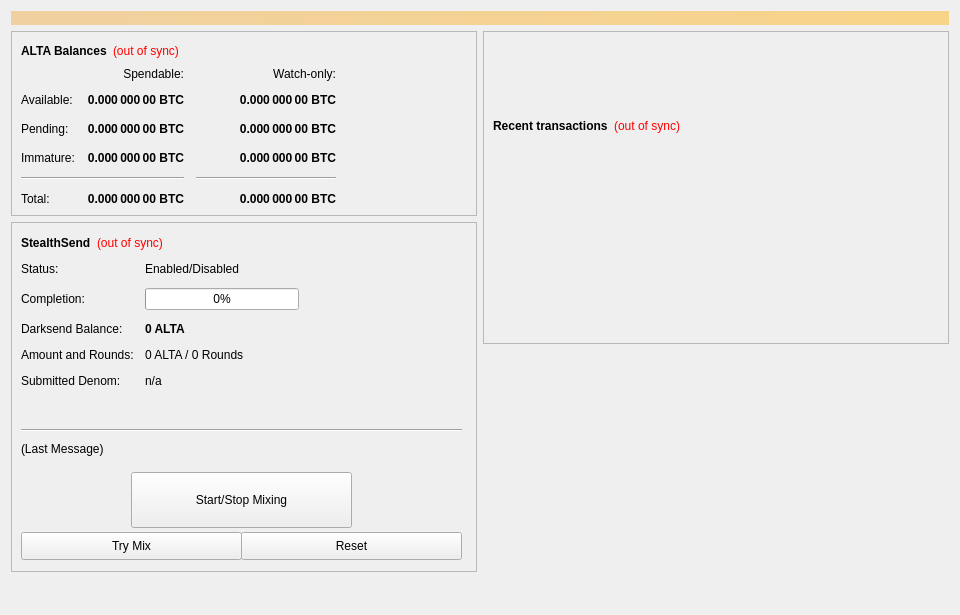
<?xml version="1.0" encoding="UTF-8"?>
<ui version="4.0">
 <class>OverviewPage</class>
 <widget class="QWidget" name="OverviewPage">
  <property name="geometry">
   <rect>
    <x>0</x>
    <y>0</y>
    <width>960</width>
    <height>615</height>
   </rect>
  </property>
  <property name="minimumSize">
   <size>
    <width>960</width>
    <height>0</height>
   </size>
  </property>
  <property name="windowTitle">
   <string>Form</string>
  </property>
  <layout class="QVBoxLayout" name="topLayout">
   <item>
    <widget class="QLabel" name="labelAlerts">
     <property name="visible">
      <bool>false</bool>
     </property>
     <property name="styleSheet">
      <string notr="true">background-color: qlineargradient(x1: 0, y1: 0, x2: 1, y2: 0, stop:0 #F0D0A0, stop:1 #F8D488); color:#000000;</string>
     </property>
     <property name="wordWrap">
      <bool>true</bool>
     </property>
     <property name="margin">
      <number>3</number>
     </property>
    </widget>
   </item>
   <item>
    <layout class="QHBoxLayout" name="horizontalLayout" stretch="1,1">
     <item>
      <layout class="QVBoxLayout" name="verticalLayout_2">
       <item>
        <widget class="QFrame" name="frame">
         <property name="frameShape">
          <enum>QFrame::StyledPanel</enum>
         </property>
         <property name="frameShadow">
          <enum>QFrame::Raised</enum>
         </property>
         <layout class="QVBoxLayout" name="verticalLayout_4">
          <item>
           <layout class="QHBoxLayout" name="horizontalLayout_4">
            <item>
             <widget class="QLabel" name="label_5">
              <property name="font">
               <font>
                <weight>75</weight>
                <bold>true</bold>
               </font>
              </property>
              <property name="text">
               <string>ALTA Balances</string>
              </property>
             </widget>
            </item>
            <item>
             <widget class="QLabel" name="labelWalletStatus">
              <property name="cursor">
               <cursorShape>WhatsThisCursor</cursorShape>
              </property>
              <property name="toolTip">
               <string>The displayed information may be out of date. Your wallet automatically synchronizes with the ALTA network after a connection is established, but this process has not completed yet.</string>
              </property>
              <property name="styleSheet">
               <string notr="true">QLabel { color: red; }</string>
              </property>
              <property name="text">
               <string notr="true">(out of sync)</string>
              </property>
              <property name="alignment">
               <set>Qt::AlignLeading|Qt::AlignLeft|Qt::AlignVCenter</set>
              </property>
             </widget>
            </item>
            <item>
             <spacer name="horizontalSpacer_3">
              <property name="orientation">
               <enum>Qt::Horizontal</enum>
              </property>
              <property name="sizeHint" stdset="0">
               <size>
                <width>40</width>
                <height>20</height>
               </size>
              </property>
             </spacer>
            </item>
           </layout>
          </item>
          <item>
           <layout class="QGridLayout" name="gridLayout">
            <property name="spacing">
             <number>12</number>
            </property>
            <item row="2" column="2">
             <widget class="QLabel" name="labelWatchPending">
              <property name="font">
               <font>
                <weight>75</weight>
                <bold>true</bold>
               </font>
              </property>
              <property name="cursor">
               <cursorShape>IBeamCursor</cursorShape>
              </property>
              <property name="toolTip">
               <string>Unconfirmed transactions to watch-only addresses</string>
              </property>
              <property name="text">
               <string notr="true">0.000 000 00 BTC</string>
              </property>
              <property name="alignment">
               <set>Qt::AlignRight|Qt::AlignTrailing|Qt::AlignVCenter</set>
              </property>
              <property name="textInteractionFlags">
               <set>Qt::LinksAccessibleByMouse|Qt::TextSelectableByKeyboard|Qt::TextSelectableByMouse</set>
              </property>
             </widget>
            </item>
            <item row="2" column="1">
             <widget class="QLabel" name="labelUnconfirmed">
              <property name="font">
               <font>
                <weight>75</weight>
                <bold>true</bold>
               </font>
              </property>
              <property name="cursor">
               <cursorShape>IBeamCursor</cursorShape>
              </property>
              <property name="toolTip">
               <string>Total of transactions that have yet to be confirmed, and do not yet count toward the spendable balance</string>
              </property>
              <property name="text">
               <string notr="true">0.000 000 00 BTC</string>
              </property>
              <property name="alignment">
               <set>Qt::AlignRight|Qt::AlignTrailing|Qt::AlignVCenter</set>
              </property>
              <property name="textInteractionFlags">
               <set>Qt::LinksAccessibleByMouse|Qt::TextSelectableByKeyboard|Qt::TextSelectableByMouse</set>
              </property>
             </widget>
            </item>
            <item row="3" column="2">
             <widget class="QLabel" name="labelWatchImmature">
              <property name="font">
               <font>
                <weight>75</weight>
                <bold>true</bold>
               </font>
              </property>
              <property name="cursor">
               <cursorShape>IBeamCursor</cursorShape>
              </property>
              <property name="toolTip">
               <string>Staked or masternode rewards in watch-only addresses that has not yet matured</string>
              </property>
              <property name="text">
               <string notr="true">0.000 000 00 BTC</string>
              </property>
              <property name="alignment">
               <set>Qt::AlignRight|Qt::AlignTrailing|Qt::AlignVCenter</set>
              </property>
              <property name="textInteractionFlags">
               <set>Qt::LinksAccessibleByMouse|Qt::TextSelectableByKeyboard|Qt::TextSelectableByMouse</set>
              </property>
             </widget>
            </item>
            <item row="4" column="0" colspan="2">
             <widget class="Line" name="lineSpendableBalance">
              <property name="orientation">
               <enum>Qt::Horizontal</enum>
              </property>
             </widget>
            </item>
            <item row="4" column="2">
             <widget class="Line" name="lineWatchBalance">
              <property name="sizePolicy">
               <sizepolicy hsizetype="Preferred" vsizetype="Fixed">
                <horstretch>0</horstretch>
                <verstretch>0</verstretch>
               </sizepolicy>
              </property>
              <property name="minimumSize">
               <size>
                <width>140</width>
                <height>0</height>
               </size>
              </property>
              <property name="orientation">
               <enum>Qt::Horizontal</enum>
              </property>
             </widget>
            </item>
            <item row="5" column="0">
             <widget class="QLabel" name="labelTotalText">
              <property name="text">
               <string>Total:</string>
              </property>
             </widget>
            </item>
            <item row="3" column="1">
             <widget class="QLabel" name="labelImmature">
              <property name="font">
               <font>
                <weight>75</weight>
                <bold>true</bold>
               </font>
              </property>
              <property name="cursor">
               <cursorShape>IBeamCursor</cursorShape>
              </property>
              <property name="toolTip">
               <string>Staked or masternode rewards that has not yet matured</string>
              </property>
              <property name="text">
               <string notr="true">0.000 000 00 BTC</string>
              </property>
              <property name="alignment">
               <set>Qt::AlignRight|Qt::AlignTrailing|Qt::AlignVCenter</set>
              </property>
              <property name="textInteractionFlags">
               <set>Qt::LinksAccessibleByMouse|Qt::TextSelectableByKeyboard|Qt::TextSelectableByMouse</set>
              </property>
             </widget>
            </item>
            <item row="2" column="3">
             <spacer name="horizontalSpacer_2">
              <property name="orientation">
               <enum>Qt::Horizontal</enum>
              </property>
              <property name="sizeHint" stdset="0">
               <size>
                <width>40</width>
                <height>20</height>
               </size>
              </property>
             </spacer>
            </item>
            <item row="3" column="0">
             <widget class="QLabel" name="labelImmatureText">
              <property name="text">
               <string>Immature:</string>
              </property>
             </widget>
            </item>
            <item row="5" column="1">
             <widget class="QLabel" name="labelTotal">
              <property name="font">
               <font>
                <weight>75</weight>
                <bold>true</bold>
               </font>
              </property>
              <property name="cursor">
               <cursorShape>IBeamCursor</cursorShape>
              </property>
              <property name="toolTip">
               <string>Your current total balance</string>
              </property>
              <property name="text">
               <string notr="true">0.000 000 00 BTC</string>
              </property>
              <property name="alignment">
               <set>Qt::AlignRight|Qt::AlignTrailing|Qt::AlignVCenter</set>
              </property>
              <property name="textInteractionFlags">
               <set>Qt::LinksAccessibleByMouse|Qt::TextSelectableByKeyboard|Qt::TextSelectableByMouse</set>
              </property>
             </widget>
            </item>
            <item row="5" column="2">
             <widget class="QLabel" name="labelWatchTotal">
              <property name="font">
               <font>
                <weight>75</weight>
                <bold>true</bold>
               </font>
              </property>
              <property name="cursor">
               <cursorShape>IBeamCursor</cursorShape>
              </property>
              <property name="toolTip">
               <string>Current total balance in watch-only addresses</string>
              </property>
              <property name="text">
               <string notr="true">0.000 000 00 BTC</string>
              </property>
              <property name="alignment">
               <set>Qt::AlignRight|Qt::AlignTrailing|Qt::AlignVCenter</set>
              </property>
              <property name="textInteractionFlags">
               <set>Qt::LinksAccessibleByMouse|Qt::TextSelectableByKeyboard|Qt::TextSelectableByMouse</set>
              </property>
             </widget>
            </item>
            <item row="0" column="2">
             <widget class="QLabel" name="labelWatchonly">
              <property name="text">
               <string>Watch-only:</string>
              </property>
              <property name="alignment">
               <set>Qt::AlignRight|Qt::AlignTrailing|Qt::AlignVCenter</set>
              </property>
             </widget>
            </item>
            <item row="1" column="0">
             <widget class="QLabel" name="labelBalanceText">
              <property name="text">
               <string>Available:</string>
              </property>
             </widget>
            </item>
            <item row="1" column="1">
             <widget class="QLabel" name="labelBalance">
              <property name="font">
               <font>
                <weight>75</weight>
                <bold>true</bold>
               </font>
              </property>
              <property name="cursor">
               <cursorShape>IBeamCursor</cursorShape>
              </property>
              <property name="toolTip">
               <string>Your current spendable balance</string>
              </property>
              <property name="text">
               <string notr="true">0.000 000 00 BTC</string>
              </property>
              <property name="alignment">
               <set>Qt::AlignRight|Qt::AlignTrailing|Qt::AlignVCenter</set>
              </property>
              <property name="textInteractionFlags">
               <set>Qt::LinksAccessibleByMouse|Qt::TextSelectableByKeyboard|Qt::TextSelectableByMouse</set>
              </property>
             </widget>
            </item>
            <item row="1" column="2">
             <widget class="QLabel" name="labelWatchAvailable">
              <property name="font">
               <font>
                <weight>75</weight>
                <bold>true</bold>
               </font>
              </property>
              <property name="cursor">
               <cursorShape>IBeamCursor</cursorShape>
              </property>
              <property name="toolTip">
               <string>Your current balance in watch-only addresses</string>
              </property>
              <property name="text">
               <string notr="true">0.000 000 00 BTC</string>
              </property>
              <property name="alignment">
               <set>Qt::AlignRight|Qt::AlignTrailing|Qt::AlignVCenter</set>
              </property>
              <property name="textInteractionFlags">
               <set>Qt::LinksAccessibleByMouse|Qt::TextSelectableByKeyboard|Qt::TextSelectableByMouse</set>
              </property>
             </widget>
            </item>
            <item row="2" column="0">
             <widget class="QLabel" name="labelPendingText">
              <property name="text">
               <string>Pending:</string>
              </property>
             </widget>
            </item>
            <item row="0" column="1">
             <widget class="QLabel" name="labelSpendable">
              <property name="text">
               <string>Spendable:</string>
              </property>
              <property name="alignment">
               <set>Qt::AlignRight|Qt::AlignTrailing|Qt::AlignVCenter</set>
              </property>
             </widget>
            </item>
           </layout>
          </item>
         </layout>
        </widget>
       </item>
       <item>
        <widget class="QFrame" name="frameDarksend">
         <property name="minimumSize">
          <size>
           <width>0</width>
           <height>350</height>
          </size>
         </property>
         <property name="layoutDirection">
          <enum>Qt::LeftToRight</enum>
         </property>
         <property name="frameShape">
          <enum>QFrame::StyledPanel</enum>
         </property>
         <property name="frameShadow">
          <enum>QFrame::Raised</enum>
         </property>
         <widget class="QWidget" name="formLayoutWidget">
          <property name="geometry">
           <rect>
            <x>10</x>
            <y>40</y>
            <width>451</width>
            <height>161</height>
           </rect>
          </property>
          <layout class="QFormLayout" name="formLayout">
           <property name="fieldGrowthPolicy">
            <enum>QFormLayout::AllNonFixedFieldsGrow</enum>
           </property>
           <property name="horizontalSpacing">
            <number>11</number>
           </property>
           <property name="verticalSpacing">
            <number>12</number>
           </property>
           <item row="0" column="0">
            <widget class="QLabel" name="label_6">
             <property name="text">
              <string>Status:</string>
             </property>
            </widget>
           </item>
           <item row="1" column="0">
            <widget class="QLabel" name="label_7">
             <property name="text">
              <string>Completion:</string>
             </property>
            </widget>
           </item>
           <item row="1" column="1">
            <widget class="QProgressBar" name="DarksendProgress">
             <property name="maximumSize">
              <size>
               <width>154</width>
               <height>16777215</height>
              </size>
             </property>
             <property name="value">
              <number>0</number>
             </property>
            </widget>
           </item>
           <item row="2" column="0">
            <widget class="QLabel" name="labelAnonymizedText">
             <property name="text">
              <string>Darksend Balance:</string>
             </property>
            </widget>
           </item>
           <item row="2" column="1">
            <widget class="QLabel" name="labelAnonymized">
             <property name="font">
              <font>
               <weight>75</weight>
               <bold>true</bold>
              </font>
             </property>
             <property name="text">
              <string notr="true">0 ALTA</string>
             </property>
            </widget>
           </item>
           <item row="3" column="0">
            <widget class="QLabel" name="label_8">
             <property name="text">
              <string>Amount and Rounds:</string>
             </property>
            </widget>
           </item>
           <item row="3" column="1">
            <widget class="QLabel" name="labelAmountRounds">
             <property name="text">
              <string>0 ALTA / 0 Rounds</string>
             </property>
            </widget>
           </item>
           <item row="4" column="0">
            <widget class="QLabel" name="label_9">
             <property name="text">
              <string>Submitted Denom:</string>
             </property>
            </widget>
           </item>
           <item row="4" column="1">
            <widget class="QLabel" name="labelSubmittedDenom">
             <property name="toolTip">
              <string>The denominations you submitted to the Masternode.&lt;br&gt;To mix, other users must submit the exact same denominations.</string>
             </property>
             <property name="text">
              <string>n/a</string>
             </property>
            </widget>
           </item>
           <item row="0" column="1">
            <widget class="QLabel" name="DarksendEnabled">
             <property name="text">
              <string>Enabled/Disabled</string>
             </property>
            </widget>
           </item>
          </layout>
         </widget>
         <widget class="QPushButton" name="runAutoDenom">
          <property name="geometry">
           <rect>
            <x>251</x>
            <y>17</y>
            <width>1</width>
            <height>1</height>
           </rect>
          </property>
          <property name="palette">
           <palette>
            <active>
             <colorrole role="WindowText">
              <brush brushstyle="SolidPattern">
               <color alpha="255">
                <red>0</red>
                <green>0</green>
                <blue>0</blue>
               </color>
              </brush>
             </colorrole>
             <colorrole role="Button">
              <brush brushstyle="SolidPattern">
               <color alpha="255">
                <red>239</red>
                <green>238</green>
                <blue>238</blue>
               </color>
              </brush>
             </colorrole>
             <colorrole role="Light">
              <brush brushstyle="SolidPattern">
               <color alpha="255">
                <red>255</red>
                <green>255</green>
                <blue>255</blue>
               </color>
              </brush>
             </colorrole>
             <colorrole role="Midlight">
              <brush brushstyle="SolidPattern">
               <color alpha="255">
                <red>247</red>
                <green>246</green>
                <blue>246</blue>
               </color>
              </brush>
             </colorrole>
             <colorrole role="Dark">
              <brush brushstyle="SolidPattern">
               <color alpha="255">
                <red>119</red>
                <green>119</green>
                <blue>119</blue>
               </color>
              </brush>
             </colorrole>
             <colorrole role="Mid">
              <brush brushstyle="SolidPattern">
               <color alpha="255">
                <red>159</red>
                <green>159</green>
                <blue>159</blue>
               </color>
              </brush>
             </colorrole>
             <colorrole role="Text">
              <brush brushstyle="SolidPattern">
               <color alpha="255">
                <red>0</red>
                <green>0</green>
                <blue>0</blue>
               </color>
              </brush>
             </colorrole>
             <colorrole role="BrightText">
              <brush brushstyle="SolidPattern">
               <color alpha="255">
                <red>255</red>
                <green>255</green>
                <blue>255</blue>
               </color>
              </brush>
             </colorrole>
             <colorrole role="ButtonText">
              <brush brushstyle="SolidPattern">
               <color alpha="255">
                <red>0</red>
                <green>0</green>
                <blue>0</blue>
               </color>
              </brush>
             </colorrole>
             <colorrole role="Base">
              <brush brushstyle="SolidPattern">
               <color alpha="255">
                <red>255</red>
                <green>255</green>
                <blue>255</blue>
               </color>
              </brush>
             </colorrole>
             <colorrole role="Window">
              <brush brushstyle="SolidPattern">
               <color alpha="255">
                <red>239</red>
                <green>238</green>
                <blue>238</blue>
               </color>
              </brush>
             </colorrole>
             <colorrole role="Shadow">
              <brush brushstyle="SolidPattern">
               <color alpha="255">
                <red>0</red>
                <green>0</green>
                <blue>0</blue>
               </color>
              </brush>
             </colorrole>
             <colorrole role="AlternateBase">
              <brush brushstyle="SolidPattern">
               <color alpha="255">
                <red>247</red>
                <green>246</green>
                <blue>246</blue>
               </color>
              </brush>
             </colorrole>
             <colorrole role="ToolTipBase">
              <brush brushstyle="SolidPattern">
               <color alpha="255">
                <red>255</red>
                <green>255</green>
                <blue>220</blue>
               </color>
              </brush>
             </colorrole>
             <colorrole role="ToolTipText">
              <brush brushstyle="SolidPattern">
               <color alpha="255">
                <red>0</red>
                <green>0</green>
                <blue>0</blue>
               </color>
              </brush>
             </colorrole>
            </active>
            <inactive>
             <colorrole role="WindowText">
              <brush brushstyle="SolidPattern">
               <color alpha="255">
                <red>0</red>
                <green>0</green>
                <blue>0</blue>
               </color>
              </brush>
             </colorrole>
             <colorrole role="Button">
              <brush brushstyle="SolidPattern">
               <color alpha="255">
                <red>239</red>
                <green>238</green>
                <blue>238</blue>
               </color>
              </brush>
             </colorrole>
             <colorrole role="Light">
              <brush brushstyle="SolidPattern">
               <color alpha="255">
                <red>255</red>
                <green>255</green>
                <blue>255</blue>
               </color>
              </brush>
             </colorrole>
             <colorrole role="Midlight">
              <brush brushstyle="SolidPattern">
               <color alpha="255">
                <red>247</red>
                <green>246</green>
                <blue>246</blue>
               </color>
              </brush>
             </colorrole>
             <colorrole role="Dark">
              <brush brushstyle="SolidPattern">
               <color alpha="255">
                <red>119</red>
                <green>119</green>
                <blue>119</blue>
               </color>
              </brush>
             </colorrole>
             <colorrole role="Mid">
              <brush brushstyle="SolidPattern">
               <color alpha="255">
                <red>159</red>
                <green>159</green>
                <blue>159</blue>
               </color>
              </brush>
             </colorrole>
             <colorrole role="Text">
              <brush brushstyle="SolidPattern">
               <color alpha="255">
                <red>0</red>
                <green>0</green>
                <blue>0</blue>
               </color>
              </brush>
             </colorrole>
             <colorrole role="BrightText">
              <brush brushstyle="SolidPattern">
               <color alpha="255">
                <red>255</red>
                <green>255</green>
                <blue>255</blue>
               </color>
              </brush>
             </colorrole>
             <colorrole role="ButtonText">
              <brush brushstyle="SolidPattern">
               <color alpha="255">
                <red>0</red>
                <green>0</green>
                <blue>0</blue>
               </color>
              </brush>
             </colorrole>
             <colorrole role="Base">
              <brush brushstyle="SolidPattern">
               <color alpha="255">
                <red>255</red>
                <green>255</green>
                <blue>255</blue>
               </color>
              </brush>
             </colorrole>
             <colorrole role="Window">
              <brush brushstyle="SolidPattern">
               <color alpha="255">
                <red>239</red>
                <green>238</green>
                <blue>238</blue>
               </color>
              </brush>
             </colorrole>
             <colorrole role="Shadow">
              <brush brushstyle="SolidPattern">
               <color alpha="255">
                <red>0</red>
                <green>0</green>
                <blue>0</blue>
               </color>
              </brush>
             </colorrole>
             <colorrole role="AlternateBase">
              <brush brushstyle="SolidPattern">
               <color alpha="255">
                <red>247</red>
                <green>246</green>
                <blue>246</blue>
               </color>
              </brush>
             </colorrole>
             <colorrole role="ToolTipBase">
              <brush brushstyle="SolidPattern">
               <color alpha="255">
                <red>255</red>
                <green>255</green>
                <blue>220</blue>
               </color>
              </brush>
             </colorrole>
             <colorrole role="ToolTipText">
              <brush brushstyle="SolidPattern">
               <color alpha="255">
                <red>0</red>
                <green>0</green>
                <blue>0</blue>
               </color>
              </brush>
             </colorrole>
            </inactive>
            <disabled>
             <colorrole role="WindowText">
              <brush brushstyle="SolidPattern">
               <color alpha="255">
                <red>119</red>
                <green>119</green>
                <blue>119</blue>
               </color>
              </brush>
             </colorrole>
             <colorrole role="Button">
              <brush brushstyle="SolidPattern">
               <color alpha="255">
                <red>239</red>
                <green>238</green>
                <blue>238</blue>
               </color>
              </brush>
             </colorrole>
             <colorrole role="Light">
              <brush brushstyle="SolidPattern">
               <color alpha="255">
                <red>255</red>
                <green>255</green>
                <blue>255</blue>
               </color>
              </brush>
             </colorrole>
             <colorrole role="Midlight">
              <brush brushstyle="SolidPattern">
               <color alpha="255">
                <red>247</red>
                <green>246</green>
                <blue>246</blue>
               </color>
              </brush>
             </colorrole>
             <colorrole role="Dark">
              <brush brushstyle="SolidPattern">
               <color alpha="255">
                <red>119</red>
                <green>119</green>
                <blue>119</blue>
               </color>
              </brush>
             </colorrole>
             <colorrole role="Mid">
              <brush brushstyle="SolidPattern">
               <color alpha="255">
                <red>159</red>
                <green>159</green>
                <blue>159</blue>
               </color>
              </brush>
             </colorrole>
             <colorrole role="Text">
              <brush brushstyle="SolidPattern">
               <color alpha="255">
                <red>119</red>
                <green>119</green>
                <blue>119</blue>
               </color>
              </brush>
             </colorrole>
             <colorrole role="BrightText">
              <brush brushstyle="SolidPattern">
               <color alpha="255">
                <red>255</red>
                <green>255</green>
                <blue>255</blue>
               </color>
              </brush>
             </colorrole>
             <colorrole role="ButtonText">
              <brush brushstyle="SolidPattern">
               <color alpha="255">
                <red>119</red>
                <green>119</green>
                <blue>119</blue>
               </color>
              </brush>
             </colorrole>
             <colorrole role="Base">
              <brush brushstyle="SolidPattern">
               <color alpha="255">
                <red>239</red>
                <green>238</green>
                <blue>238</blue>
               </color>
              </brush>
             </colorrole>
             <colorrole role="Window">
              <brush brushstyle="SolidPattern">
               <color alpha="255">
                <red>239</red>
                <green>238</green>
                <blue>238</blue>
               </color>
              </brush>
             </colorrole>
             <colorrole role="Shadow">
              <brush brushstyle="SolidPattern">
               <color alpha="255">
                <red>0</red>
                <green>0</green>
                <blue>0</blue>
               </color>
              </brush>
             </colorrole>
             <colorrole role="AlternateBase">
              <brush brushstyle="SolidPattern">
               <color alpha="255">
                <red>239</red>
                <green>238</green>
                <blue>238</blue>
               </color>
              </brush>
             </colorrole>
             <colorrole role="ToolTipBase">
              <brush brushstyle="SolidPattern">
               <color alpha="255">
                <red>255</red>
                <green>255</green>
                <blue>220</blue>
               </color>
              </brush>
             </colorrole>
             <colorrole role="ToolTipText">
              <brush brushstyle="SolidPattern">
               <color alpha="255">
                <red>0</red>
                <green>0</green>
                <blue>0</blue>
               </color>
              </brush>
             </colorrole>
            </disabled>
           </palette>
          </property>
          <property name="focusPolicy">
           <enum>Qt::NoFocus</enum>
          </property>
          <property name="autoFillBackground">
           <bool>true</bool>
          </property>
          <property name="text">
           <string/>
          </property>
          <property name="flat">
           <bool>true</bool>
          </property>
         </widget>
         <widget class="QPushButton" name="toggleDarksend">
          <property name="geometry">
           <rect>
            <x>120</x>
            <y>250</y>
            <width>221</width>
            <height>56</height>
           </rect>
          </property>
          <property name="sizePolicy">
           <sizepolicy hsizetype="MinimumExpanding" vsizetype="Fixed">
            <horstretch>0</horstretch>
            <verstretch>0</verstretch>
           </sizepolicy>
          </property>
          <property name="text">
           <string>Start/Stop Mixing</string>
          </property>
         </widget>
         <widget class="Line" name="lineLastMessage">
          <property name="geometry">
           <rect>
            <x>10</x>
            <y>200</y>
            <width>441</width>
            <height>16</height>
           </rect>
          </property>
          <property name="orientation">
           <enum>Qt::Horizontal</enum>
          </property>
         </widget>
         <widget class="QLabel" name="DarksendStatus">
          <property name="geometry">
           <rect>
            <x>10</x>
            <y>220</y>
            <width>451</width>
            <height>61</height>
           </rect>
          </property>
          <property name="minimumSize">
           <size>
            <width>288</width>
            <height>43</height>
           </size>
          </property>
          <property name="text">
           <string>(Last Message)</string>
          </property>
          <property name="alignment">
           <set>Qt::AlignLeading|Qt::AlignLeft|Qt::AlignTop</set>
          </property>
          <property name="wordWrap">
           <bool>true</bool>
          </property>
         </widget>
         <widget class="QPushButton" name="DarksendAuto">
          <property name="geometry">
           <rect>
            <x>10</x>
            <y>310</y>
            <width>221</width>
            <height>28</height>
           </rect>
          </property>
          <property name="sizePolicy">
           <sizepolicy hsizetype="MinimumExpanding" vsizetype="Fixed">
            <horstretch>0</horstretch>
            <verstretch>0</verstretch>
           </sizepolicy>
          </property>
          <property name="toolTip">
           <string>Try to manually submit a Darksend request.</string>
          </property>
          <property name="text">
           <string>Try Mix</string>
          </property>
         </widget>
         <widget class="QPushButton" name="DarksendReset">
          <property name="geometry">
           <rect>
            <x>230</x>
            <y>310</y>
            <width>221</width>
            <height>28</height>
           </rect>
          </property>
          <property name="sizePolicy">
           <sizepolicy hsizetype="MinimumExpanding" vsizetype="Fixed">
            <horstretch>0</horstretch>
            <verstretch>0</verstretch>
           </sizepolicy>
          </property>
          <property name="toolTip">
           <string>Reset the current status of Darksend (can interrupt Darksend if it's in the process of Mixing, which can cost you money!)</string>
          </property>
          <property name="autoFillBackground">
           <bool>false</bool>
          </property>
          <property name="text">
           <string>Reset</string>
          </property>
         </widget>
         <widget class="QWidget" name="layoutWidget">
          <property name="geometry">
           <rect>
            <x>10</x>
            <y>10</y>
            <width>431</width>
            <height>22</height>
           </rect>
          </property>
          <layout class="QHBoxLayout" name="horizontalLayout_5">
           <item>
            <widget class="QLabel" name="label_2">
             <property name="font">
              <font>
               <weight>75</weight>
               <bold>true</bold>
              </font>
             </property>
             <property name="text">
              <string>StealthSend</string>
             </property>
            </widget>
           </item>
           <item>
            <widget class="QLabel" name="labelDarksendSyncStatus">
             <property name="toolTip">
              <string>The displayed information may be out of date. Your wallet automatically synchronizes with the ALTA network after a connection is established, but this process has not completed yet.</string>
             </property>
             <property name="styleSheet">
              <string notr="true">QLabel { color: red; }</string>
             </property>
             <property name="text">
              <string notr="true">(out of sync)</string>
             </property>
             <property name="alignment">
              <set>Qt::AlignLeading|Qt::AlignLeft|Qt::AlignVCenter</set>
             </property>
            </widget>
           </item>
           <item>
            <spacer name="horizontalSpacer_4">
             <property name="orientation">
              <enum>Qt::Horizontal</enum>
             </property>
             <property name="sizeHint" stdset="0">
              <size>
               <width>40</width>
               <height>20</height>
              </size>
             </property>
            </spacer>
           </item>
          </layout>
         </widget>
        </widget>
       </item>
       <item>
        <spacer name="verticalSpacer">
         <property name="orientation">
          <enum>Qt::Vertical</enum>
         </property>
         <property name="sizeHint" stdset="0">
          <size>
           <width>20</width>
           <height>40</height>
          </size>
         </property>
        </spacer>
       </item>
      </layout>
     </item>
     <item>
      <layout class="QVBoxLayout" name="verticalLayout_3">
       <item>
        <widget class="QFrame" name="frame_2">
         <property name="frameShape">
          <enum>QFrame::StyledPanel</enum>
         </property>
         <property name="frameShadow">
          <enum>QFrame::Raised</enum>
         </property>
         <layout class="QVBoxLayout" name="verticalLayout">
          <item>
           <spacer name="verticalSpacer_3">
            <property name="orientation">
             <enum>Qt::Vertical</enum>
            </property>
            <property name="sizeType">
             <enum>QSizePolicy::Fixed</enum>
            </property>
            <property name="sizeHint" stdset="0">
             <size>
              <width>20</width>
              <height>75</height>
             </size>
            </property>
           </spacer>
          </item>
          <item>
           <layout class="QHBoxLayout" name="horizontalLayout_2">
            <item>
             <widget class="QLabel" name="label_4">
              <property name="font">
               <font>
                <weight>75</weight>
                <bold>true</bold>
               </font>
              </property>
              <property name="text">
               <string>Recent transactions</string>
              </property>
             </widget>
            </item>
            <item>
             <widget class="QLabel" name="labelTransactionsStatus">
              <property name="cursor">
               <cursorShape>WhatsThisCursor</cursorShape>
              </property>
              <property name="toolTip">
               <string>The displayed information may be out of date. Your wallet automatically synchronizes with the ALTA network after a connection is established, but this process has not completed yet.</string>
              </property>
              <property name="styleSheet">
               <string notr="true">QLabel { color: red; }</string>
              </property>
              <property name="text">
               <string notr="true">(out of sync)</string>
              </property>
              <property name="alignment">
               <set>Qt::AlignRight|Qt::AlignTrailing|Qt::AlignVCenter</set>
              </property>
             </widget>
            </item>
            <item>
             <spacer name="horizontalSpacer">
              <property name="orientation">
               <enum>Qt::Horizontal</enum>
              </property>
              <property name="sizeHint" stdset="0">
               <size>
                <width>40</width>
                <height>20</height>
               </size>
              </property>
             </spacer>
            </item>
           </layout>
          </item>
          <item>
           <widget class="QListView" name="listTransactions">
            <property name="styleSheet">
             <string notr="true">QListView { background: transparent; }</string>
            </property>
            <property name="frameShape">
             <enum>QFrame::NoFrame</enum>
            </property>
            <property name="verticalScrollBarPolicy">
             <enum>Qt::ScrollBarAlwaysOff</enum>
            </property>
            <property name="horizontalScrollBarPolicy">
             <enum>Qt::ScrollBarAlwaysOff</enum>
            </property>
            <property name="selectionMode">
             <enum>QAbstractItemView::NoSelection</enum>
            </property>
           </widget>
          </item>
         </layout>
        </widget>
       </item>
       <item>
        <spacer name="verticalSpacer_2">
         <property name="orientation">
          <enum>Qt::Vertical</enum>
         </property>
         <property name="sizeType">
          <enum>QSizePolicy::Expanding</enum>
         </property>
         <property name="sizeHint" stdset="0">
          <size>
           <width>20</width>
           <height>40</height>
          </size>
         </property>
        </spacer>
       </item>
      </layout>
     </item>
    </layout>
   </item>
  </layout>
 </widget>
 <resources/>
 <connections/>
</ui>
